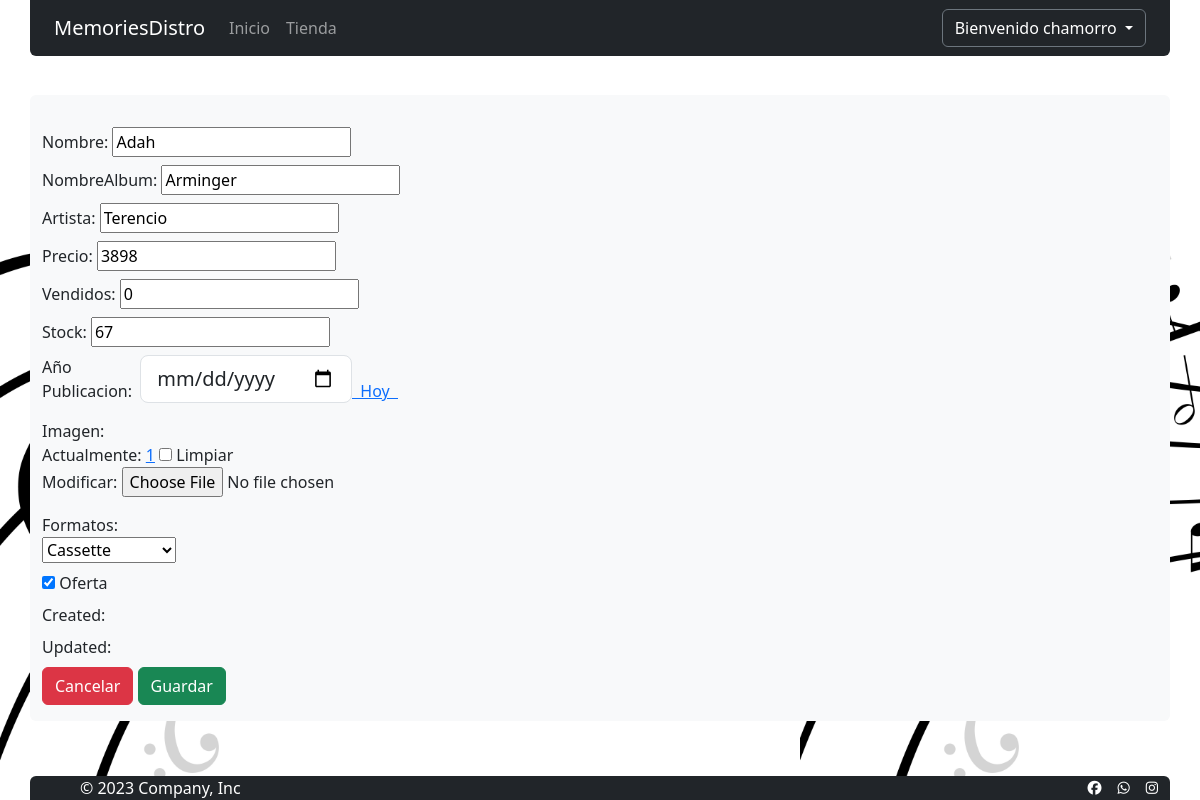
/administradores/editar_producto/18/ (signed in), run on an earlier commit of the app's database.
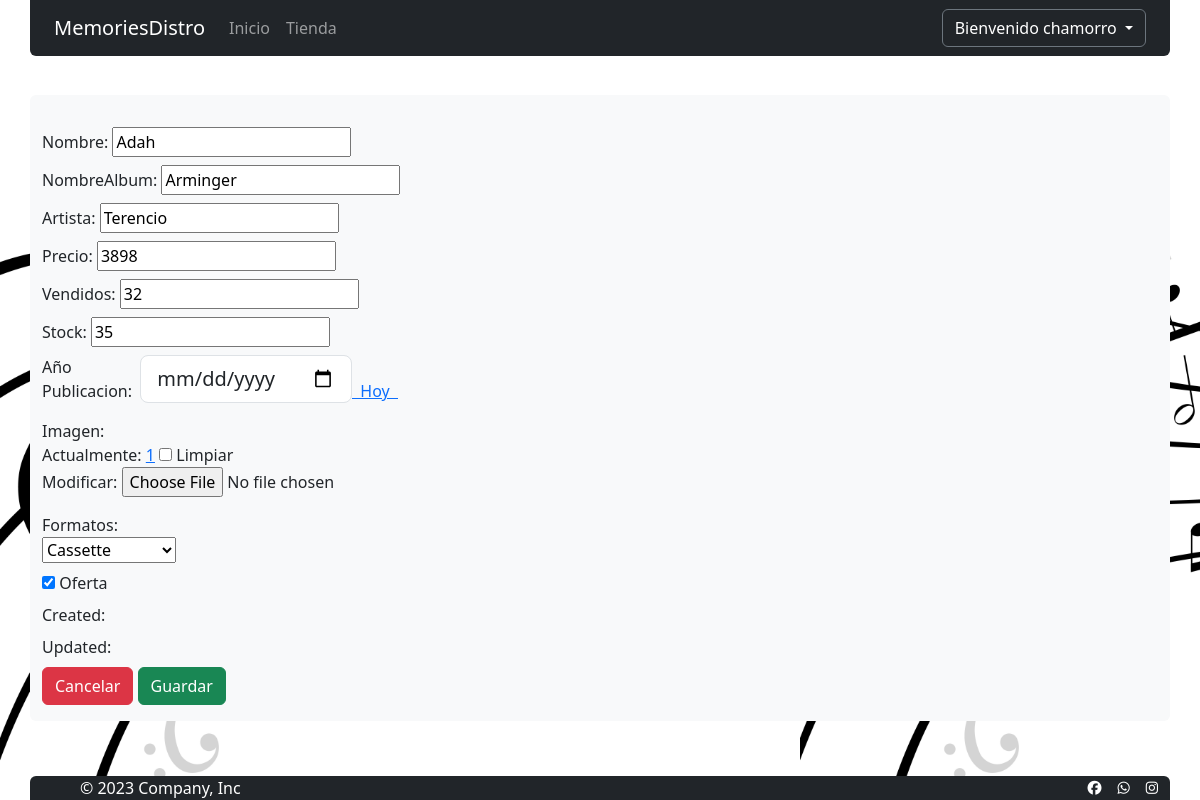
And on a later commit of the database.
### tienda/models.py (models this page shows, shortened)
class Disco(models.Model):
    nombre=models.CharField(max_length=50)
    nombreAlbum=models.CharField(max_length=50)
    artista=models.CharField(max_length=50,null=True)
    precio=models.IntegerField()
    vendidos=models.IntegerField(default=0)
    stock=models.IntegerField(default=1)
    annopublicacion=models.DateField()
    imagen=models.ImageField(upload_to='imgDiscos', null=True,blank=True)
    formatos=models.ForeignKey(FormatoDisco, on_delete=models.CASCADE)
    oferta=models.BooleanField(default=True)
    created=models.DateField(auto_now_add=True)
    updated=models.DateField(auto_now_add=True)
    class Meta:
        verbose_name="Disco"
        verbose_name_plural="Discos"

### administradores/views.py (the view, shortened to what this page needs)
# urls.py: path('editar_producto/<str:disco_id>/', editar_producto, name="editar_producto"),
@login_required(login_url='Home')
def editar_producto(request, disco_id):
    for grupo in request.user.groups.all():
        if grupo.name == 'admins':
            if  request.method == 'GET':
                disco = Disco.objects.filter(id=disco_id).values().first()
                return render(request,'EditarProducto.html',{"disco":disco})
    return redirect('Home')

### carro/context_processor.py (called while the page is built)
def importe_total_carro(request):
    carro = Carro(request)
    total=0
    if request.user.is_authenticated:
        for key,value in request.session["carro"].items():
            total=total+(float(value["precio"]))
    else:
       total="Debes hacer login"
    return {"importe_total_carro":total}

### administradores/templates/EditarProducto.html (shortened to what the changed rows need)
{% extends "base.html" %}
{% load static %}
{% block styles %}
<link href="{% static 'administradores/css/style.css' %}" rel="stylesheet" type="text/css">
{% endblock styles %}
{% block contenido %}
<div id="content-main " class="my-3">
    <form action="/administradores/editar_producto/{{  disco.id }}/"  enctype="multipart/form-data" method="POST" id="disco_form" novalidate=""><input type="hidden"
        <div>
            <fieldset class="module aligned ">
                <div class="form-row field-nombre mt-3">
                    <div>
                        <div class="flex-container">
                            <label class="required" for="id_nombre">Nombre:</label>
                            <input type="text" name="nombre" value="{{ disco.nombre }}" class="vTextField"
                                maxlength="50" required="" id="id_nombre">
                        </div>
                    </div>
                </div>
                <div class="form-row field-nombreAlbum my-2">
                    <div>
                        <div class="flex-container">
                            <label class="required" for="id_nombreAlbum">NombreAlbum:</label>
                            <input type="text" name="nombreAlbum" value="{{ disco.nombreAlbum }}" class="vTextField"
                                maxlength="50" required="" id="id_nombreAlbum">
                        </div>
                    </div>
                </div>
                <div class="form-row field-artista my-2">
                    <div>
                        <div class="flex-container">
                            <label class="required" for="id_artista">Artista:</label>
                            <input type="text" name="artista" value="{{ disco.artista }}" class="vTextField"
                                maxlength="50" required="" id="id_artista">
                        </div>
                    </div>
                </div>
                <div class="form-row field-precio my-2">
                    <div>
                        <div class="flex-container">
                            <label class="required" for="id_precio">Precio:</label>
                            <input type="number" name="precio" value="{{ disco.precio }}" class="vIntegerField"
                                required="" id="id_precio">
                        </div>
                    </div>
                </div>
                <div class="form-row field-vendidos my-2">
                    <div>
                        <div class="flex-container">
                            <label class="required" for="id_vendidos">Vendidos:</label>
                            <input type="number" name="vendidos" value="{{ disco.vendidos }}" class="vIntegerField"
                                required="" id="id_vendidos">
                        </div>
                    </div>
                </div>
                <div class="form-row field-stock my-2">
                    <div>
                        <div class="flex-container">
                            <label class="required" for="id_stock">Stock:</label>
                            <input type="number" name="stock" value="{{ disco.stock }}" class="vIntegerField"
                                required="" id="id_stock">
                        </div>
                    </div>
                </div>
                </div>
                <div class="form-row field-formatos my-2">
                    <div>
                        <div class="flex-container">
                            <div class="related-widget-wrapper" data-model-ref="FormatoDisco">
                                <select name="formatos" required="" id="id_formatos">
                                    {% if disco.formatos_id == 2 %}
                                    <option value="2" selected="">Cassette</option>
                                    {% endif %}
                                </select>
                            </div>
                        </div>
                    </div>
                </div>
        </div>
{% endblock %}

What changed in the data, as far as the page shows it:
changed Disco "Adah": vendidos "0" → "32"; stock "67" → "35"
